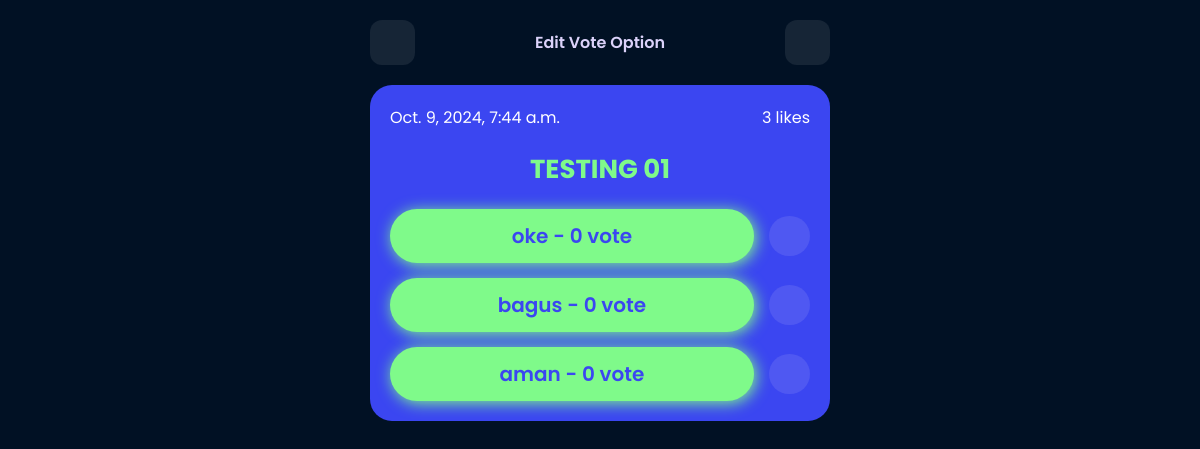
The page /vote/37/options/ on the database as committed earlier.
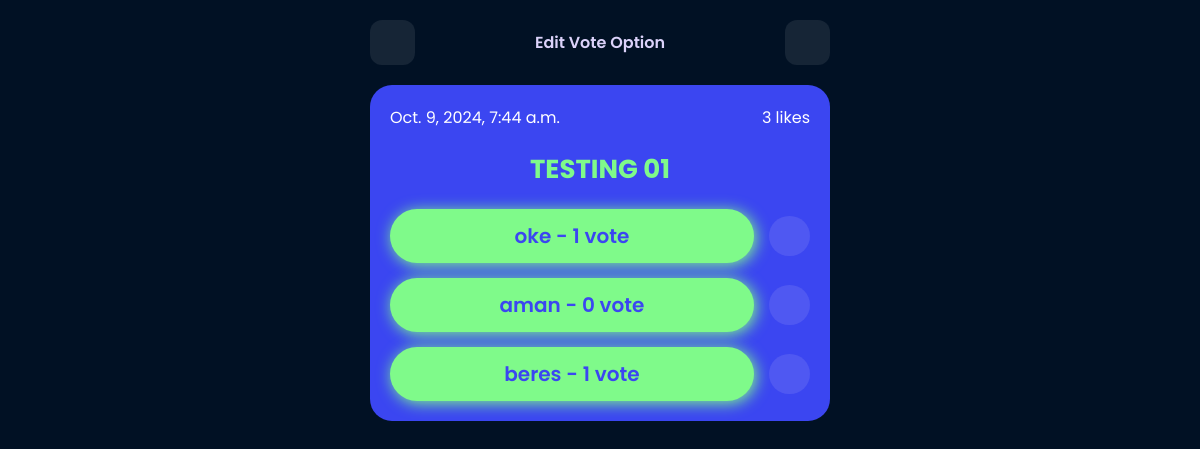
The same page on the database as committed later.
### vote_app/models.py (models this page shows, shortened)
class Option(models.Model):
    vote = models.ForeignKey(Vote, on_delete=models.CASCADE, related_name='options')
    option_text = models.CharField(max_length=200)
    votes = models.IntegerField(default=0)

### vote_app/views.py (the view)
# urls.py: path('vote/<int:vote_id>/options/', views.admin_vote_option, name='admin_vote_option'),
def admin_vote_option(request, vote_id):
    vote = get_object_or_404(Vote, id=vote_id)
    options = Option.objects.filter(vote=vote)
    return render(request, 'admin_vote_option.html', {'vote': vote, 'options': options})

### templates/admin_vote_option.html (shortened to what this page needs)
{% load static %}
<!DOCTYPE html>
<html lang="en">
<head>
</head>
<body>
  <div class="container">
    <div class="top">
      <a href="{% url 'admin_vote_list' %}"><ion-icon name="chevron-back-outline" id="icon"></ion-icon></a>
      <p>Edit Vote Option</p>
      <a href="{% url 'add_option_admin' vote.id %}"><ion-icon name="add-circle" id="icon"></ion-icon></a>
    </div>
    <div class="vote">
      <div class="card">
        <div class="item-top">
          <div class="top-user">
            <span style="color: white;">Oct. 9, 2024, 7:44 a.m.</span>
            <div class=""
              style="display: flex; flex-direction: row; justify-content: center; align-items: center; gap: 4px;">
              <span style="color: white;">3 likes</span>
            </div>
          </div>
        </div>
        <div class="item-bottom">
          <div class="bottom-user">
            <h3 style="text-transform: capitalize; color: #7FFA8A; text-align: center;">{{ vote.title }}</h3>
          </div>
          <div class="" style="display: flex; flex-direction: column; gap: 15px; justify-content: center; align-items: center;">
            {% for option in options %}
            <div class=""
              style="display: flex; flex-direction: row; justify-content: space-between; align-items: center; width: 100%; gap: 15px;">
              <a href="{% url 'edit_option' option.id %}" class=" btn-tap">{{ option.option_text }} - {{ option.votes }} vote</a>
              <a href="{% url 'delete_option' option.id %}" onclick="return confirm('Are you sure you want to delete this option?');" style="width: 48px; height: 40px; background-color: #4F58F2; border-radius: 50px; display: flex; justify-content: center; align-items: center;"><ion-icon name="close-circle" style="color: #ef1414; width: 30px; height: 30px;"></ion-icon></a>
            </div>
            {% endfor %}
          </div>
        </div>
      </div>
    </div>
  </div>
</body>
</html>

Rows that differ between the two databases and show on the page:
removed Option: option_text "bagus", votes "0"
changed Option "oke": votes "0" → "1"
added Option: option_text "beres", votes "1"
